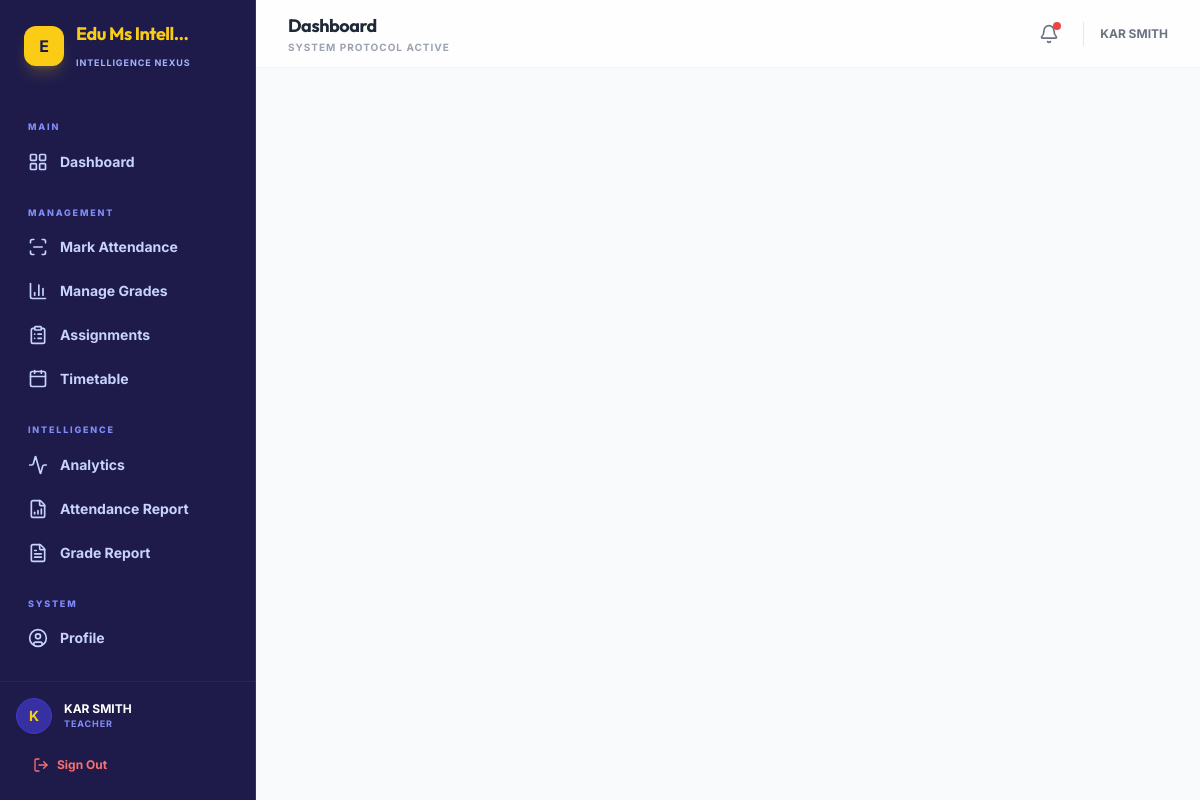
Page / (signed in) on the committed database.
### core/models.py (models this page shows, shortened)
class SchoolConfiguration(models.Model):
    name = models.CharField(max_length=200, default="Edu Ms Intelligence")
    motto = models.CharField(max_length=300, blank=True, default="Empowering Future Leaders")
    logo = models.ImageField(upload_to='school/', null=True, blank=True)
    contact_email = models.EmailField(blank=True)
    phone = models.CharField(max_length=20, blank=True)
    address = models.TextField(blank=True)
    current_academic_year = models.CharField(max_length=20, default="2025-2026")
    established_year = models.IntegerField(default=2024)
    active_term = models.ForeignKey(AcademicTerm, on_delete=models.SET_NULL, null=True, blank=True)
    currency_symbol = models.CharField(max_length=10, default="GH₵")
    currency_code = models.CharField(max_length=10, default="GHS")
    class Meta:
        verbose_name = "Institutional Configuration"
        verbose_name_plural = "Institutional Configuration"
    @classmethod
    def get_config(cls):
        obj, created = cls.objects.get_or_create(id=1)
        return obj

### accounts/models.py (models this page shows, shortened)
class User(AbstractUser):
    ROLE_CHOICES = (
        ('admin', 'Admin'),
        ('teacher', 'Teacher'),
        ('student', 'Student'),
    )
    GENDER_CHOICES = (
        ('male', 'Male'),
        ('female', 'Female'),
        ('other', 'Other'),
    )
    role = models.CharField(max_length=10, choices=ROLE_CHOICES, default='student')
    gender = models.CharField(max_length=10, choices=GENDER_CHOICES, blank=True, null=True)
    phone = models.CharField(max_length=15, blank=True)
    address = models.TextField(blank=True)
    date_of_birth = models.DateField(null=True, blank=True)
    profile_picture = models.ImageField(upload_to='profiles/', null=True, blank=True)
    has_completed_onboarding = models.BooleanField(default=False)
    badges = models.ManyToManyField(Badge, related_name='users', blank=True)

### core/views.py (the view)
# urls.py: path('', views.home, name='home'),
def home(request):
    return render(request, 'core/home.html')

### templates/core/home.html (shortened to what this page needs)
{% extends 'base.html' %}

### templates/base.html (shortened to what this page needs)
<!DOCTYPE html>
<html lang="en" class="h-full bg-gray-50 overflow-x-hidden">
<head>
  <script src="https://cdn.tailwindcss.com"></script>
  {% load static %}
  <link rel="stylesheet" href="{% static 'css/main.css' %}">
</head>
<body class="h-full font-sans text-gray-900 antialiased overflow-x-hidden">
{% if user.is_authenticated %}
  <div class="flex flex-col min-h-screen">
    <aside class="hidden lg:flex lg:flex-shrink-0 lg:w-64 lg:flex-col lg:fixed lg:inset-y-0 border-r border-indigo-900 bg-indigo-950 z-40">
      <div class="flex flex-col flex-grow pt-5 pb-4 overflow-y-auto">
        <div class="flex items-center flex-shrink-0 px-6 gap-3 mb-6">
          {% if school_config.logo %}
            <img src="{{ school_config.logo.url }}" class="w-10 h-10 rounded-xl shadow-md border border-indigo-800" alt="Logo">
          {% else %}
            <div class="w-10 h-10 bg-yellow-400 rounded-xl flex items-center justify-center font-bold text-indigo-950 shadow-lg shadow-yellow-400/20">
              {{ school_config.name|slice:":1" }}
            </div>
          {% endif %}
          <div class="min-w-0">
            <span class="font-display font-bold text-lg tracking-tight block truncate text-yellow-400">{{ school_config.name|truncatechars:14 }}</span>
            <span class="text-[9px] font-bold text-indigo-300 uppercase tracking-widest">Intelligence Nexus</span>
          </div>
        </div>
        <nav class="flex-1 px-3 space-y-1 overflow-y-auto mt-2">
          <p class="px-4 pt-4 pb-1 text-[9px] font-extrabold text-indigo-400 uppercase tracking-[0.2em]">Main</p>
          {% if user.role == 'admin' %}
            {% url 'admin_dashboard' as dash_url %}
          {% elif user.role == 'teacher' %}
            {% url 'teacher_dashboard' as dash_url %}
          {% else %}
            {% url 'student_dashboard' as dash_url %}
          {% endif %}
          <a href="{{ dash_url }}"
             class="group flex items-center px-4 py-2.5 text-sm font-bold rounded-2xl transition-all {% if request.resolver_match.url_name == 'admin_dashboard' or request.resolver_match.url_name == 'teacher_dashboard' or request.resolver_match.url_name == 'student_dashboard' %}bg-indigo-900/60 text-yellow-400 shadow-sm border border-indigo-800/50{% else %}text-indigo-200 hover:bg-white/5 hover:text-white{% endif %}">
            <i data-lucide="layout-grid" class="mr-3 h-5 w-5 flex-shrink-0"></i>
            Dashboard
          </a>
          <p class="px-4 pt-5 pb-1 text-[9px] font-extrabold text-indigo-400 uppercase tracking-[0.2em]">Management</p>
          {% if user.role == 'admin' %}
            <a href="{% url 'student_list' %}" class="group flex items-center px-4 py-2.5 text-sm font-bold rounded-2xl transition-all {% if request.resolver_match.url_name == 'student_list' or request.resolver_match.url_name == 'student_create' or request.resolver_match.url_name == 'student_detail' %}bg-indigo-900/60 text-yellow-400 shadow-sm border border-indigo-800/50{% else %}text-indigo-200 hover:bg-white/5 hover:text-white{% endif %}">
              <i data-lucide="graduation-cap" class="mr-3 h-5 w-5 flex-shrink-0"></i>
              Students
            </a>
            <a href="{% url 'teacher_list' %}" class="group flex items-center px-4 py-2.5 text-sm font-bold rounded-2xl transition-all {% if request.resolver_match.url_name == 'teacher_list' or request.resolver_match.url_name == 'teacher_create' or request.resolver_match.url_name == 'teacher_detail' %}bg-indigo-900/60 text-yellow-400 shadow-sm border border-indigo-800/50{% else %}text-indigo-200 hover:bg-white/5 hover:text-white{% endif %}">
              <i data-lucide="briefcase" class="mr-3 h-5 w-5 flex-shrink-0"></i>
              Teachers
            </a>
            <a href="{% url 'class_list' %}" class="group flex items-center px-4 py-2.5 text-sm font-bold rounded-2xl transition-all {% if request.resolver_match.url_name == 'class_list' or request.resolver_match.url_name == 'class_create' %}bg-indigo-900/60 text-yellow-400 shadow-sm border border-indigo-800/50{% else %}text-indigo-200 hover:bg-white/5 hover:text-white{% endif %}">
              <i data-lucide="layout-list" class="mr-3 h-5 w-5 flex-shrink-0"></i>
              Classes
            </a>
            <a href="{% url 'subject_list' %}" class="group flex items-center px-4 py-2.5 text-sm font-bold rounded-2xl transition-all {% if request.resolver_match.url_name == 'subject_list' or request.resolver_match.url_name == 'subject_create' %}bg-indigo-900/60 text-yellow-400 shadow-sm border border-indigo-800/50{% else %}text-indigo-200 hover:bg-white/5 hover:text-white{% endif %}">
              <i data-lucide="book-open" class="mr-3 h-5 w-5 flex-shrink-0"></i>
              Subjects
            </a>
            <a href="{% url 'manage_timetable' %}" class="group flex items-center px-4 py-2.5 text-sm font-bold rounded-2xl transition-all {% if request.resolver_match.url_name == 'manage_timetable' %}bg-indigo-900/60 text-yellow-400 shadow-sm border border-indigo-800/50{% else %}text-indigo-200 hover:bg-white/5 hover:text-white{% endif %}">
              <i data-lucide="calendar" class="mr-3 h-5 w-5 flex-shrink-0"></i>
              Timetable
            </a>
          {% elif user.role == 'teacher' %}
            <a href="{% url 'mark_attendance' %}" class="group flex items-center px-4 py-2.5 text-sm font-bold rounded-2xl transition-all {% if request.resolver_match.url_name == 'mark_attendance' %}bg-indigo-900/60 text-yellow-400 shadow-sm border border-indigo-800/50{% else %}text-indigo-200 hover:bg-white/5 hover:text-white{% endif %}">
              <i data-lucide="scan-line" class="mr-3 h-5 w-5 flex-shrink-0"></i>
              Mark Attendance
            </a>
            <a href="{% url 'manage_grades' %}" class="group flex items-center px-4 py-2.5 text-sm font-bold rounded-2xl transition-all {% if request.resolver_match.url_name == 'manage_grades' %}bg-indigo-900/60 text-yellow-400 shadow-sm border border-indigo-800/50{% else %}text-indigo-200 hover:bg-white/5 hover:text-white{% endif %}">
              <i data-lucide="bar-chart-3" class="mr-3 h-5 w-5 flex-shrink-0"></i>
              Manage Grades
            </a>
            <a href="{% url 'manage_assignments' %}" class="group flex items-center px-4 py-2.5 text-sm font-bold rounded-2xl transition-all {% if request.resolver_match.url_name == 'manage_assignments' or request.resolver_match.url_name == 'create_assignment' %}bg-indigo-900/60 text-yellow-400 shadow-sm border border-indigo-800/50{% else %}text-indigo-200 hover:bg-white/5 hover:text-white{% endif %}">
              <i data-lucide="clipboard-list" class="mr-3 h-5 w-5 flex-shrink-0"></i>
              Assignments
            </a>
            <a href="{% url 'teacher_timetable' %}" class="group flex items-center px-4 py-2.5 text-sm font-bold rounded-2xl transition-all {% if request.resolver_match.url_name == 'teacher_timetable' %}bg-indigo-900/60 text-yellow-400 shadow-sm border border-indigo-800/50{% else %}text-indigo-200 hover:bg-white/5 hover:text-white{% endif %}">
              <i data-lucide="calendar" class="mr-3 h-5 w-5 flex-shrink-0"></i>
              Timetable
            </a>
          {% endif %}
          <p class="px-4 pt-5 pb-1 text-[9px] font-extrabold text-indigo-400 uppercase tracking-[0.2em]">Intelligence</p>
          <a href="{% url 'analytics:analytics_dashboard' %}" class="group flex items-center px-4 py-2.5 text-sm font-bold rounded-2xl transition-all {% if 'analytics' in request.path %}bg-indigo-900/60 text-yellow-400 shadow-sm border border-indigo-800/50{% else %}text-indigo-200 hover:bg-white/5 hover:text-white{% endif %}">
            <i data-lucide="activity" class="mr-3 h-5 w-5 flex-shrink-0"></i>
            Analytics
          </a>
          {% if user.role == 'admin' %}
            <a href="{% url 'academic_diagnostics' %}" class="group flex items-center px-4 py-2.5 text-sm font-bold rounded-2xl transition-all {% if request.resolver_match.url_name == 'academic_diagnostics' %}bg-indigo-900/60 text-yellow-400 shadow-sm border border-indigo-800/50{% else %}text-indigo-200 hover:bg-white/5 hover:text-white{% endif %}">
              <i data-lucide="microscope" class="mr-3 h-5 w-5 flex-shrink-0"></i>
              Diagnostics
            </a>
            <a href="{% url 'audit_logs' %}" class="group flex items-center px-4 py-2.5 text-sm font-bold rounded-2xl transition-all {% if request.resolver_match.url_name == 'audit_logs' %}bg-indigo-900/60 text-yellow-400 shadow-sm border border-indigo-800/50{% else %}text-indigo-200 hover:bg-white/5 hover:text-white{% endif %}">
              <i data-lucide="file-text" class="mr-3 h-5 w-5 flex-shrink-0"></i>
              Audit Trail
            </a>
          {% elif user.role == 'teacher' %}
            <a href="{% url 'attendance_report' %}" class="group flex items-center px-4 py-2.5 text-sm font-bold rounded-2xl transition-all {% if request.resolver_match.url_name == 'attendance_report' %}bg-indigo-900/60 text-yellow-400 shadow-sm border border-indigo-800/50{% else %}text-indigo-200 hover:bg-white/5 hover:text-white{% endif %}">
              <i data-lucide="file-bar-chart" class="mr-3 h-5 w-5 flex-shrink-0"></i>
              Attendance Report
            </a>
            <a href="{% url 'grade_report' %}" class="group flex items-center px-4 py-2.5 text-sm font-bold rounded-2xl transition-all {% if request.resolver_match.url_name == 'grade_report' %}bg-indigo-900/60 text-yellow-400 shadow-sm border border-indigo-800/50{% else %}text-indigo-200 hover:bg-white/5 hover:text-white{% endif %}">
              <i data-lucide="file-text" class="mr-3 h-5 w-5 flex-shrink-0"></i>
              Grade Report
            </a>
          {% endif %}
          <p class="px-4 pt-5 pb-1 text-[9px] font-extrabold text-indigo-400 uppercase tracking-[0.2em]">System</p>
          <a href="{% url 'profile' %}" class="group flex items-center px-4 py-2.5 text-sm font-bold rounded-2xl transition-all {% if request.resolver_match.url_name == 'profile' %}bg-indigo-900/60 text-yellow-400 shadow-sm border border-indigo-800/50{% else %}text-indigo-200 hover:bg-white/5 hover:text-white{% endif %}">
            <i data-lucide="user-circle" class="mr-3 h-5 w-5 flex-shrink-0"></i>
            Profile
          </a>
        </nav>
      </div>
      <div class="flex-shrink-0 border-t border-indigo-900/50 p-4 space-y-3 bg-indigo-950/50 text-indigo-100">
        <a href="{% url 'profile' %}" class="flex items-center gap-3 group">
          <div class="h-9 w-9 rounded-full bg-indigo-800 border border-indigo-700 text-yellow-400 flex items-center justify-center font-bold uppercase text-sm flex-shrink-0 shadow-sm group-hover:bg-indigo-700 transition-colors">
            {{ user.get_full_name|slice:":1" }}
          </div>
          <div class="min-w-0">
            <p class="text-xs font-bold text-white group-hover:text-yellow-400 truncate transition-colors">{{ user.get_full_name }}</p>
            <p class="text-[9px] font-bold text-indigo-400 uppercase tracking-widest">{{ user.role }}</p>
          </div>
        </a>
        <a href="{% url 'account_logout' %}" class="flex items-center gap-2 px-4 py-2.5 text-xs font-bold text-red-400 hover:text-red-300 hover:bg-red-900/30 rounded-xl transition-all border border-transparent hover:border-red-900/50">
          <i data-lucide="log-out" class="w-4 h-4"></i>
          Sign Out
        </a>
      </div>
    </aside>
    <div class="lg:pl-64 flex flex-col flex-1">
      {% include 'components/header.html' with title=block_title subtitle="System Protocol Active" %}
      <main class="flex-1 pb-32 lg:pb-8 overflow-x-hidden">
        <div class="py-6 px-4 sm:px-6 lg:px-8 max-w-5xl mx-auto overflow-hidden">
        </div>
      </main>
    </div>
  </div>
{% else %}
  <div class="min-h-screen bg-gray-50 font-sans">
    {% block noauth_content %}{% endblock %}
  </div>
{% endif %}
</body>
</html>

### templates/components/header.html (shortened to what this page needs)
<header class="hidden lg:block sticky top-0 z-30 bg-white/80 backdrop-blur-xl border-b border-gray-100">
  <div class="px-8 py-3 flex justify-between items-center">
    <div>
      <h1 class="font-display font-bold text-lg text-gray-800 tracking-tight">{% block page_heading %}{{ title|default:"Dashboard" }}{% endblock %}</h1>
      <p class="text-[10px] font-bold text-gray-400 uppercase tracking-widest">{{ subtitle|default:"System Protocol Active" }}</p>
    </div>
    <div class="flex items-center gap-4">
      <button class="relative p-2 hover:bg-gray-100 rounded-full transition-colors text-gray-500">
        <i data-lucide="bell" class="w-5 h-5"></i>
        <span class="absolute top-1.5 right-1.5 w-2 h-2 bg-red-500 rounded-full"></span>
      </button>
      <span class="text-xs font-bold text-gray-500">{{ user.get_full_name }}</span>
    </div>
  </div>
</header>

### rows in the picture
SchoolConfiguration: name "E", name "Edu Ms Intell…"
User: get_full_name "K", get_full_name "KAR SMITH", role "TEACHER"

### other values in the picture
{{ title|default:"Dashboard" }} "Dashboard"
{{ subtitle|default:"System Protocol Active" }} "SYSTEM PROTOCOL ACTIVE"
